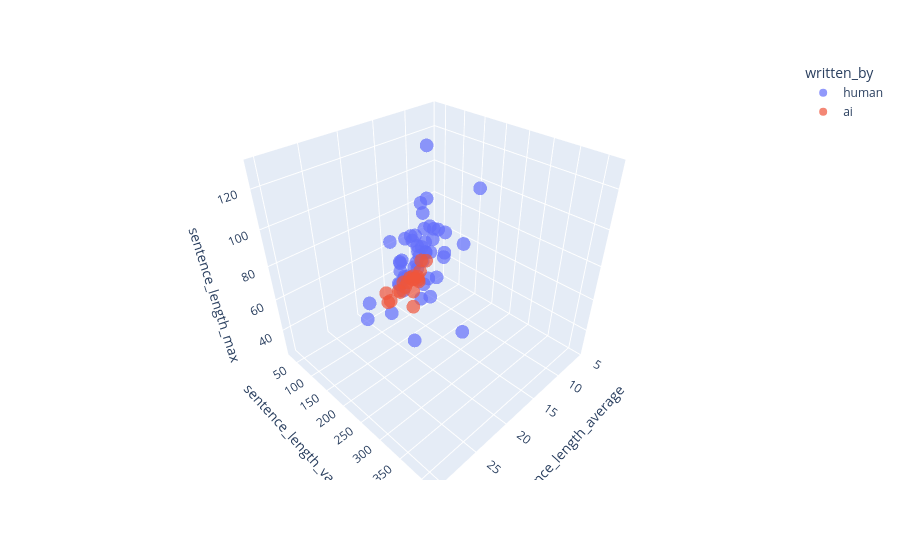

Notebook source saved alongside this figure:
### Code cell
fig = px.scatter_3d(
    stories_df,
    "sentence_length_average",
    "sentence_length_variance",
    "sentence_length_max",
    color=stories_df["written_by"],
    opacity=0.7
)

fig.show()

### Figure 1 — Plotly figure (JSON) as saved in the notebook; plotly's stock layout.template omitted (floating-point values rounded to 4 significant figures)
{"data": [{"hovertemplate": "written_by=human<br>sentence_length_average=%{x}<br>sentence_length_variance=%{y}<br>sentence_length_max=%{z}<extra></extra>", "legendgroup": "human", "marker": {"color": "#636efa", "opacity": 0.7, "symbol": "circle"}, "mode": "markers", "name": "human", "scene": "scene", "showlegend": true, "type": "scatter3d", "x": [12.78, 16.69, 15.71, 14.7, 15.15, 14.39, 13.65, 15.47, 16.02, 13.68, 15.25, 14.84, 18.36, 22.2, 19.64, 14.42, 15.62, 18.05, 15.06, 11.7, 12.74, 27.84, 12.7, 27.07, 17.92, 5.701, 11.97, 17.28, 18.07, 15.71, 17.07, 17.1, 17.85, 17.89, 21.46, 14.59, 11.19, 30.29, 22.71, 17.63, 15.45, 18.76, 23.25, 18.76, 17.12, 16.02, 18.39, 16.55, 18.67, 16.99, 17.39], "y": [113.3, 165.4, 152.9, 125.8, 154.2, 154.8, 121.0, 148.3, 141.3, 131.1, 120.1, 143.5, 154.6, 251.1, 256.9, 101.0, 255.1, 201.0, 174.8, 61.72, 135.7, 336.7, 128.7, 415.3, 175.2, 60.71, 237.4, 200.5, 196.1, 212.2, 190.0, 192.9, 245.2, 226.3, 171.7, 151.0, 63.22, 281.8, 124.6, 120.4, 95.88, 144.5, 199.4, 165.8, 115.5, 151.7, 144.0, 110.3, 143.5, 105.9, 130.9], "z": [79, 49, 78, 70, 74, 88, 61, 102, 84, 68, 77, 95, 88, 103, 107, 76, 92, 91, 90, 45, 75, 81, 66, 97, 76, 40, 113, 57, 66, 82, 111, 67, 101, 74, 94, 130, 43, 89, 54, 54, 51, 74, 61, 68, 66, 73, 55, 66, 68, 51, 59]}, {"hovertemplate": "written_by=ai<br>sentence_length_average=%{x}<br>sentence_length_variance=%{y}<br>sentence_length_max=%{z}<extra></extra>", "legendgroup": "ai", "marker": {"color": "#EF553B", "opacity": 0.7, "symbol": "circle"}, "mode": "markers", "name": "ai", "scene": "scene", "showlegend": true, "type": "scatter3d", "x": [19.23, 13.43, 17.5, 12.61, 16.53, 18.68, 16.44, 14.72, 12.92, 12.66, 9.382, 10.47, 10.18, 9.985, 9.156, 13.52, 14.07, 12.92, 12.04, 15.33], "y": [186.3, 38.34, 78.14, 45.35, 67.19, 96.42, 99.06, 78.75, 76.97, 54.88, 37.0, 51.58, 31.72, 51.54, 31.2, 87.99, 87.93, 82.02, 105.3, 145.2], "z": [53, 28, 35, 30, 32, 47, 43, 43, 41, 35, 26, 34, 31, 37, 26, 35, 46, 42, 56, 68]}], "layout": {"legend": {"title": {"text": "written_by"}, "tracegroupgap": 0}, "margin": {"t": 60}, "scene": {"domain": {"x": [0, 1], "y": [0, 1]}, "xaxis": {"title": {"text": "sentence_length_average"}}, "yaxis": {"title": {"text": "sentence_length_variance"}}, "zaxis": {"title": {"text": "sentence_length_max"}}}}}
